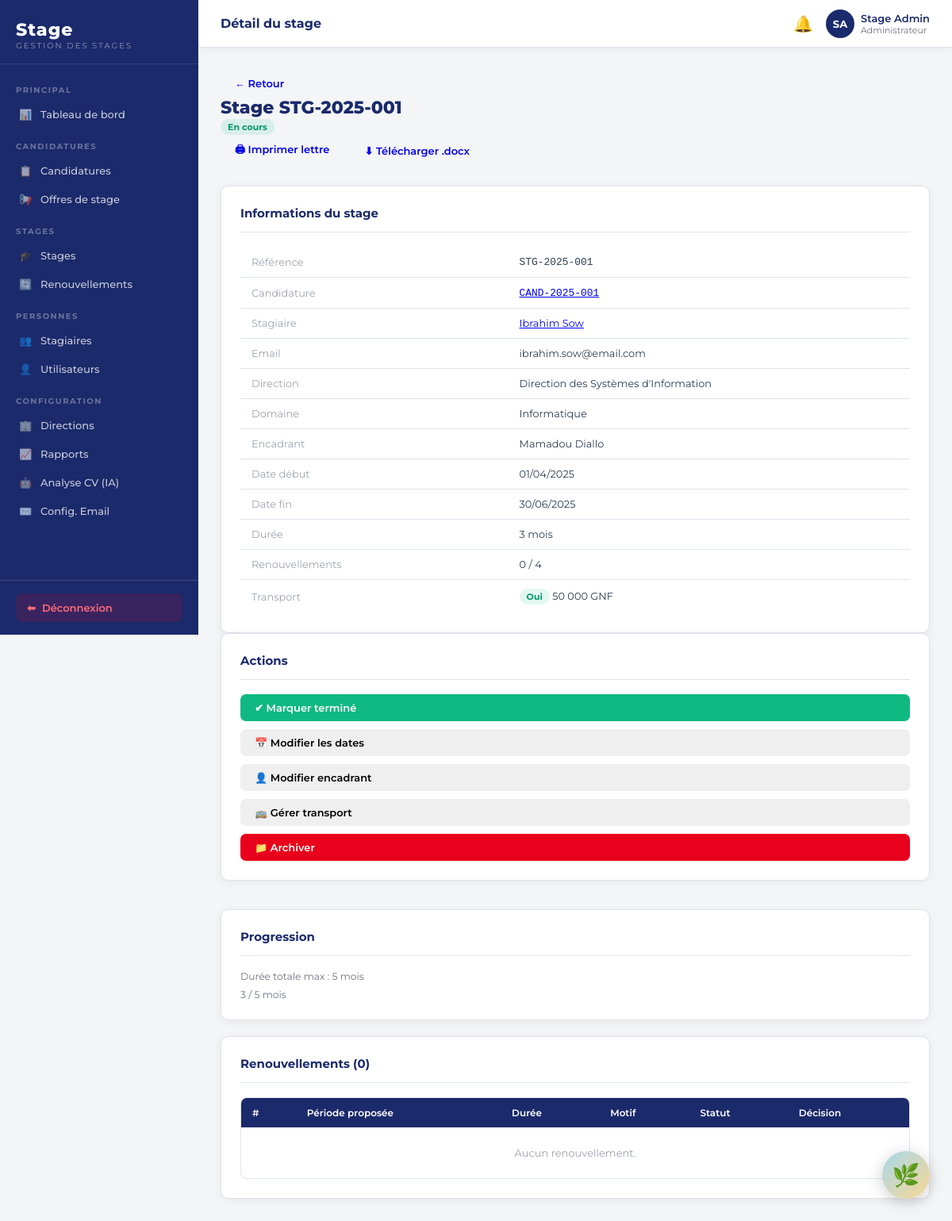
The app's page /backoffice.php?page=stage_detail&id=1 (signed in) with its own data.
### tables this page shows
CREATE TABLE IF NOT EXISTS utilisateurs (
    id INT AUTO_INCREMENT PRIMARY KEY,
    nom VARCHAR(100) NOT NULL,
    prenom VARCHAR(100) NOT NULL,
    email VARCHAR(191) NOT NULL UNIQUE,
    mot_de_passe VARCHAR(255) NOT NULL,
    role ENUM('administrateur','habilite','superviseur','directeur','stagiaire') NOT NULL DEFAULT 'stagiaire',
    actif TINYINT(1) DEFAULT 1,
    civilite ENUM('M.','Mme') DEFAULT 'M.',
    created_at TIMESTAMP DEFAULT CURRENT_TIMESTAMP
);

CREATE TABLE IF NOT EXISTS stages (
    id INT AUTO_INCREMENT PRIMARY KEY,
    reference VARCHAR(30) UNIQUE NOT NULL,
    candidature_id INT,
    stagiaire_id INT NOT NULL,
    direction_id INT,
    domaine_id INT,
    encadrant_id INT,
    date_debut DATE NOT NULL,
    date_fin DATE NOT NULL,
    duree_initiale_mois INT DEFAULT 3,
    duree_totale_mois INT DEFAULT 3,
    nb_renouvellements INT DEFAULT 0,
    remboursement_transport TINYINT(1) DEFAULT 0,
    montant_transport DECIMAL(10,2) DEFAULT 0,
    statut ENUM('preparation','en_cours','renouvele','termine','interrompu','annule') DEFAULT 'preparation',
    created_at TIMESTAMP DEFAULT CURRENT_TIMESTAMP,
    FOREIGN KEY (candidature_id) REFERENCES candidatures(id) ON DELETE SET NULL,
    FOREIGN KEY (stagiaire_id) REFERENCES stagiaires(id) ON DELETE CASCADE,
    FOREIGN KEY (direction_id) REFERENCES directions(id) ON DELETE SET NULL,
    FOREIGN KEY (domaine_id) REFERENCES domaines(id) ON DELETE SET NULL,
    FOREIGN KEY (encadrant_id) REFERENCES utilisateurs(id) ON DELETE SET NULL
);

CREATE TABLE IF NOT EXISTS candidatures (
    id INT AUTO_INCREMENT PRIMARY KEY,
    reference VARCHAR(30) UNIQUE NOT NULL,
    stagiaire_id INT NOT NULL,
    offre_id INT,
    type_candidature ENUM('offre','spontanee') DEFAULT 'spontanee',
    domaine_id INT,
    direction_id INT,
    score_tri DECIMAL(5,2) DEFAULT 0,
    statut_global ENUM('soumise','niv1_en_cours','niv1_valide','validee','niv1_rejete','rejetee','complement') DEFAULT 'soumise',
    motivation TEXT,
    date_candidature TIMESTAMP DEFAULT CURRENT_TIMESTAMP,
    FOREIGN KEY (stagiaire_id) REFERENCES stagiaires(id) ON DELETE CASCADE,
    FOREIGN KEY (offre_id) REFERENCES offres_stage(id) ON DELETE SET NULL,
    FOREIGN KEY (domaine_id) REFERENCES domaines(id) ON DELETE SET NULL,
    FOREIGN KEY (direction_id) REFERENCES directions(id) ON DELETE SET NULL
);

CREATE TABLE IF NOT EXISTS directions (
    id INT AUTO_INCREMENT PRIMARY KEY,
    libelle VARCHAR(150) NOT NULL,
    abreviation VARCHAR(20),
    actif TINYINT(1) DEFAULT 1,
    created_at TIMESTAMP DEFAULT CURRENT_TIMESTAMP
);

CREATE TABLE IF NOT EXISTS domaines (
    id INT AUTO_INCREMENT PRIMARY KEY,
    libelle VARCHAR(150) NOT NULL,
    actif TINYINT(1) DEFAULT 1,
    created_at TIMESTAMP DEFAULT CURRENT_TIMESTAMP
);

### backoffice.php (called while the page is built, shortened)
<?php
require_once __DIR__ . '/config.php';
$page = preg_replace('/[^a-zA-Z0-9_\-]/', '', $_GET['page'] ?? 'dashboard');
$file = __DIR__ . "/pages/admin/{$page}.php";
include $file;

### pages/admin/stage_detail.php (the view, shortened to what this page needs)
<?php
$pdo = getPDO();
$id = (int) ($_GET['id'] ?? 0);
$stmt = $pdo->prepare('
    SELECT sg.*,
           u.nom, u.prenom, u.email,
           d.libelle AS direction_libelle,
           dom.libelle AS domaine_libelle,
           enc.nom AS enc_nom, enc.prenom AS enc_prenom,
           c.reference AS ref_cand
    FROM stages sg
    JOIN stagiaires st ON sg.stagiaire_id = st.id
    JOIN utilisateurs u ON st.utilisateur_id = u.id
    LEFT JOIN directions d ON sg.direction_id = d.id
    LEFT JOIN domaines dom ON sg.domaine_id = dom.id
    LEFT JOIN utilisateurs enc ON sg.encadrant_id = enc.id
    LEFT JOIN candidatures c ON sg.candidature_id = c.id
    WHERE sg.id = ?
');
$stmt->execute([$id]);
$stage = $stmt->fetch();
$renouvellements = $pdo->prepare('
    SELECT r.*, u.nom AS dec_nom, u.prenom AS dec_prenom
    FROM renouvellements_stage r
    LEFT JOIN utilisateurs u ON r.traite_par = u.id
    WHERE r.stage_id = ?
    ORDER BY r.numero_renouvellement DESC
');
$renouvellements->execute([$id]);
$renouvellements = $renouvellements->fetchAll();
$encadrants = $pdo->query('SELECT id, nom, prenom FROM utilisateurs WHERE actif=1 AND role IN (\'habilite\',\'superviseur\',\'administrateur\') ORDER BY nom')->fetchAll();
$mois = 0;
if ($stage['date_debut'] && $stage['date_fin']) {
    $d1  = new DateTime($stage['date_debut']);
    $d2  = new DateTime($stage['date_fin']);
    $mois = round($d1->diff($d2)->days / 30, 1);
}
require __DIR__ . '/../../includes/header.php';
?>
<div class="page-header">
  <a href="backoffice.php?page=stages" class="btn btn-ghost">← Retour</a>
  <h1>Stage <?= h($stage['reference']) ?></h1>
  <?= statusBadge($stage['statut']) ?>
  <div style="margin-left:auto;display:flex;gap:8px">
    <a href="backoffice.php?page=lettre_stage&id=<?= $id ?>" class="btn btn-navy" target="_blank">🖨 Imprimer lettre</a>
    <a href="api/generer-lettre.php?stage_id=<?= $id ?>" class="btn btn-ghost">⬇ Télécharger .docx</a>
  </div>
</div>
<div class="section-grid">
  <div class="card">
    <div class="card-header"><h3 class="card-title">Informations du stage</h3></div>
    <div class="card-body">
      <table style="width:100%;font-size:.86rem">
        <tr><td style="color:#9ca3af;width:40%">Référence</td><td><code class="mono"><?= h($stage['reference']) ?></code></td></tr>
        <tr><td style="color:#9ca3af">Candidature</td><td><a href="backoffice.php?page=candidature_detail&id=<?= $stage['candidature_id'] ?>"><code class="mono"><?= h($stage['ref_cand'] ?? '—') ?></code></a></td></tr>
        <tr><td style="color:#9ca3af">Stagiaire</td><td><a href="backoffice.php?page=stagiaire_detail&id=<?= $stage['stagiaire_id'] ?>"><?= h($stage['prenom'] . ' ' . $stage['nom']) ?></a></td></tr>
        <tr><td style="color:#9ca3af">Email</td><td><?= h($stage['email']) ?></td></tr>
        <tr><td style="color:#9ca3af">Direction</td><td><?= h($stage['direction_libelle'] ?? '—') ?></td></tr>
        <tr><td style="color:#9ca3af">Domaine</td><td><?= h($stage['domaine_libelle'] ?? '—') ?></td></tr>
        <tr><td style="color:#9ca3af">Encadrant</td><td><?= $stage['enc_prenom'] ? h($stage['enc_prenom'] . ' ' . $stage['enc_nom']) : '—' ?></td></tr>
        <tr><td style="color:#9ca3af">Date début</td><td><?= $stage['date_debut'] ? date('d/m/Y', strtotime($stage['date_debut'])) : '—' ?></td></tr>
        <tr><td style="color:#9ca3af">Date fin</td><td><?= $stage['date_fin'] ? date('d/m/Y', strtotime($stage['date_fin'])) : '—' ?></td></tr>
        <tr><td style="color:#9ca3af">Durée</td><td><?= $mois ?> mois</td></tr>
        <tr><td style="color:#9ca3af">Renouvellements</td><td><?= (int)$stage['nb_renouvellements'] ?> / 4</td></tr>
        <tr><td style="color:#9ca3af">Transport</td><td>
          <?= $stage['remboursement_transport'] ? '<span class="badge badge-success">Oui</span> ' . ($stage['montant_transport'] ? number_format($stage['montant_transport'], 0, ',', ' ') . ' GNF' : '') : '<span class="badge badge-gray">Non</span>' ?>
        </td></tr>
      </table>
    </div>
  </div>
  <div style="display:flex;flex-direction:column;gap:16px">
    <?php if (hasRole('habilite','administrateur') && in_array($stage['statut'], ['en_cours','renouvele','preparation'], true)): ?>
    <div class="card">
      <div class="card-header"><h3 class="card-title">Actions</h3></div>
      <div class="card-body" style="display:flex;flex-direction:column;gap:10px">
        <button class="btn btn-success" onclick="openModal('modal-terminer')">✔ Marquer terminé</button>
        <button class="btn btn-ghost" onclick="openModal('modal-modifier-dates')">📅 Modifier les dates</button>
        <button class="btn btn-ghost" onclick="openModal('modal-modifier-enc')">👤 Modifier encadrant</button>
        <button class="btn btn-ghost" onclick="openModal('modal-transport')">🚌 Gérer transport</button>
        <button class="btn btn-danger" onclick="openModal('modal-archiver')">📁 Archiver</button>
      </div>
    </div>
    <?php endif ?>
    <div class="card">
      <div class="card-header"><h3 class="card-title">Progression</h3></div>
      <div class="card-body">
        <div style="margin-bottom:8px;font-size:.82rem;color:#6b7280">Durée totale max : 5 mois</div>
        <?php
        $totalMois = max($mois, (float)$stage['duree_totale_mois']);
        ?>
        <div style="font-size:.82rem;color:#6b7280;margin-top:4px"><?= $totalMois ?> / 5 mois</div>
      </div>
    </div>
  </div>
</div>
<div class="card" style="margin-top:20px">
  <div class="card-header">
    <h3 class="card-title">Renouvellements (<?= count($renouvellements) ?>)</h3>
  </div>
  <div class="table-wrap">
    <table>
      <thead>
        <tr><th>#</th><th>Période proposée</th><th>Durée</th><th>Motif</th><th>Statut</th><th>Décision</th></tr>
      </thead>
      <tbody>
        <?php if (empty($renouvellements)): ?>
        <tr><td colspan="6" style="text-align:center;color:#9ca3af;padding:24px">Aucun renouvellement.</td></tr>
        <?php endif ?>
      </tbody>
    </table>
  </div>
</div>
<?php require __DIR__ . '/../../includes/footer.php'; ?>

### includes/header.php (shortened to what this page needs)
<?php
$currentPage = STAGIA_PAGE;
$user = $_SESSION['user'] ?? null;
$isAdminArea = ($user && $user['role'] !== 'stagiaire');
?><!DOCTYPE html>
<html lang="fr">
<head>
</head>
<body>
<?php if ($user): ?>
<aside class="sidebar" id="sidebar">
  <div class="sidebar-logo">
    <a href="<?= $isAdminArea ? 'backoffice.php' : 'espace-stagiaire.php' ?>">
      <?php
        $logoPath = __DIR__ . '/../assets/img/logo.gif';
        $logoExists = file_exists($logoPath);
      ?>
      <?php if ($logoExists): ?>
      <img src="assets/img/logo.gif" alt="MUCODEC" style="height:52px;width:auto;background:#fff;border-radius:6px;padding:4px 8px;">
      <?php else: ?>
      <div>
        <div class="logo-text">Stage</div>
        <div class="logo-sub">Gestion des stages</div>
      </div>
      <?php endif ?>
    </a>
  </div>
  <nav class="sidebar-nav">
    <?php if ($isAdminArea): ?>
    <div class="nav-section">Principal</div>
    <a href="backoffice.php?page=dashboard" class="nav-link <?= $currentPage==='dashboard'?'active':'' ?>">
      <span class="icon">📊</span> Tableau de bord
    </a>
    <div class="nav-section">Candidatures</div>
    <a href="backoffice.php?page=candidatures" class="nav-link <?= $currentPage==='candidatures'?'active':'' ?>">
      <span class="icon">📋</span> Candidatures
    </a>
    <a href="backoffice.php?page=offres" class="nav-link <?= $currentPage==='offres'?'active':'' ?>">
      <span class="icon">📢</span> Offres de stage
    </a>
    <div class="nav-section">Stages</div>
    <a href="backoffice.php?page=stages" class="nav-link <?= $currentPage==='stages'?'active':'' ?>">
      <span class="icon">🎓</span> Stages
    </a>
    <a href="backoffice.php?page=renouvellements" class="nav-link <?= $currentPage==='renouvellements'?'active':'' ?>">
      <span class="icon">🔄</span> Renouvellements
    </a>
    <div class="nav-section">Personnes</div>
    <a href="backoffice.php?page=stagiaires" class="nav-link <?= $currentPage==='stagiaires'?'active':'' ?>">
      <span class="icon">👥</span> Stagiaires
    </a>
    <?php if (hasRole('administrateur','superviseur')): ?>
    <a href="backoffice.php?page=utilisateurs" class="nav-link <?= $currentPage==='utilisateurs'?'active':'' ?>">
      <span class="icon">👤</span> Utilisateurs
    </a>
    <?php endif; ?>
    <div class="nav-section">Configuration</div>
    <a href="backoffice.php?page=directions" class="nav-link <?= $currentPage==='directions'?'active':'' ?>">
      <span class="icon">🏢</span> Directions
    </a>
    <a href="backoffice.php?page=rapports" class="nav-link <?= $currentPage==='rapports'?'active':'' ?>">
      <span class="icon">📈</span> Rapports
    </a>
    <?php if (hasRole('administrateur')): ?>
    <a href="backoffice.php?page=analyse-cv" class="nav-link <?= $currentPage==='analyse-cv'?'active':'' ?>">
      <span class="icon">🤖</span> Analyse CV (IA)
    </a>
    <a href="backoffice.php?page=email-config" class="nav-link <?= $currentPage==='email-config'?'active':'' ?>">
      <span class="icon">✉️</span> Config. Email
    </a>
    <?php endif; ?>
    <?php endif; ?>
  </nav>
  <div class="sidebar-footer">
    <a href="logout.php" class="sidebar-logout">
      <span>⬅</span> D&eacute;connexion
    </a>
  </div>
</aside>
<div class="main">
  <div class="topbar">
    <div style="display:flex;align-items:center;gap:12px;">
      <span class="topbar-title"><?= h(STAGIA_PAGE ?: 'Stage') ?></span>
    </div>
    <div class="topbar-right">
      <div class="topbar-notif" title="Notifications">
        <span class="bell">🔔</span>
      </div>
      <?php
        $prenom = $user['prenom'] ?? '';
        $nom    = $user['nom'] ?? '';
        $initiales = strtoupper(substr($prenom, 0, 1) . substr($nom, 0, 1));
      ?>
      <div class="topbar-user">
        <div class="avatar"><?= h($initiales) ?></div>
        <div>
          <div class="uname"><?= h(trim($prenom . ' ' . $nom)) ?></div>
          <div class="urole"><?= h(ucfirst($user['role'] ?? '')) ?></div>
        </div>
      </div>
    </div>
  </div>
  <div class="page-content">
<?php endif; ?>

### records on screen
utilisateurs: initiales "SA", prenom+nom "Stage Admin"
stages: reference "STG-2025-001", candidature.reference "CAND-2025-001", utilisateurs.prenom+nom "Ibrahim Sow", utilisateurs.email "ibrahim.sow@email.com", direction.libelle "Direction des Systèmes d'Information", domaine.libelle "Informatique", encadrant.nom "Mamadou Diallo", date_debut "01/04/2025", date_fin "30/06/2025", mois "3", nb_renouvellements "0", montant_transport "50 000", duree_totale_mois "3"

### other values on screen
STAGIA_PAGE ?: 'Stage' "Détail du stage"
$user['role'] "Administrateur"
$label "En cours"
count($renouvellements) "0"
